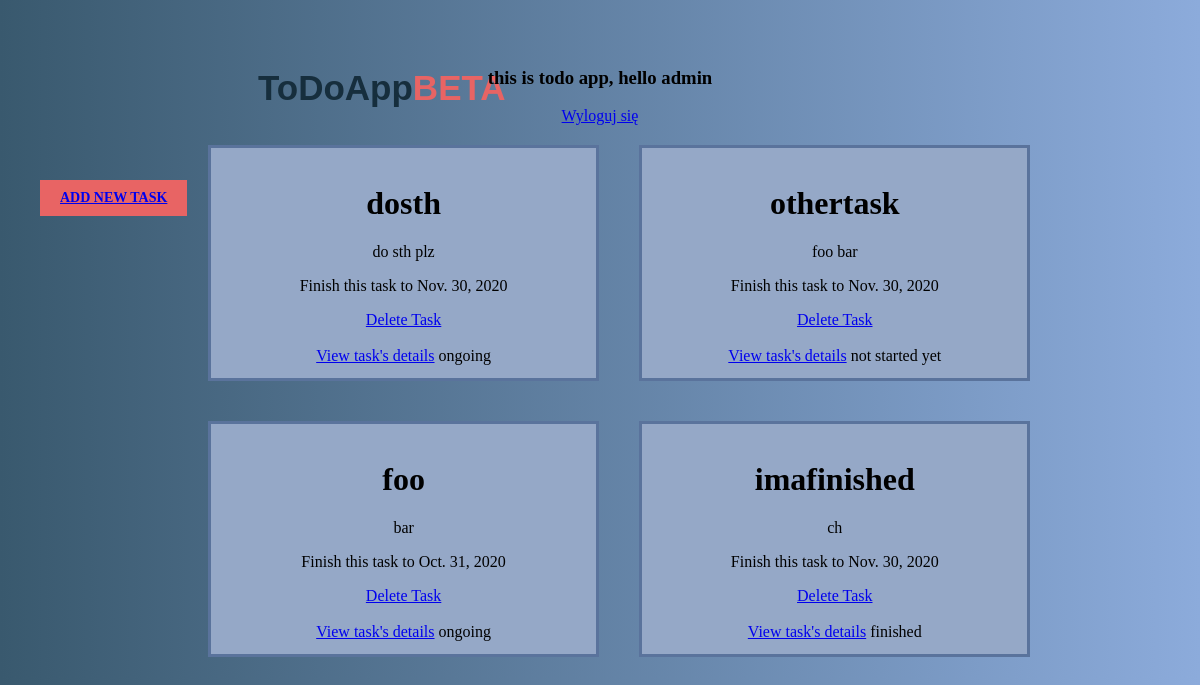
/tasks_all (signed in), run on the app's committed database.
### todo/models.py (models this page shows, shortened)
class Task(models.Model):
    title = models.CharField(max_length=30, unique=True)
    notes = models.TextField(max_length=150)       # TypeError: expected string or bytes-like object
    created = models.DateField(auto_now_add=True)  # add start as, start of task, default = created maybe
    deadline = models.DateField(default=None)      # add status: not started yes, ongoing, finished
    STATUS_CHOICES = [
        ('not started yet', 'not started yet'),
        ('ongoing', 'ongoing'),
        ('finished', 'finished')
    ]
    status = models.CharField(choices=STATUS_CHOICES,
                              max_length=20,
                              default='ongoing')

### todo/views.py (the view)
# urls.py: path('tasks_all', tasks_all, name='tasks_all'),
@login_required
def tasks_all(request):     # sortowanie po deadline
    tasks = Task.objects.all()
    status_ongoing = Task.objects.filter(status='ongoing')
    return render(request, 'tasks_all.html', {'tasks' : tasks, 'status_ongoing': status_ongoing})

### todo/templates/tasks_all.html (shortened to what this page needs)
{% load static %}
<!DOCTYPE html>
<html lang="en">
<head>
</head>
<body>
<div class="container">
    <span id="logo">
        <span>ToDoApp</span><span style="color:#e86464;">BETA</span>
    </span>
<div class="header">
    {% if request.user.is_authenticated %}
    <h3>
    this is todo app, <span class="hello">hello {{ user.username }}</span>
    </h3>
    <span class="wyloguj">
        <a href="{% url 'logout' %}">Wyloguj się</a>
    </span>
    {% endif %}
</div>
    {% if request.user.is_authenticated %}
    <span class="addtask">
        <a href="{% url 'task_add' %}">Add new task</a>
    </span>
    {% endif %}
{% for task in tasks %}
<div class="task">
<h1>{{ task.title }}</h1>
<p>{{ task.notes|truncatewords:40 }}</p>
<p>Finish this task to {{ task.deadline }}</p>
    <a href="{% url 'task_delete' task.title %}">Delete Task</a><br><br>
    <a href="{% url 'task_detail' task.title %}">View task's details</a>
    {{ task.status }}
</div>
{% endfor %}
</div>
</body>
</html>

### todo/templates/tasks_all.html (style rules this page uses)
body { background-image: linear-gradient(to right, #39596e , #8cabdb); max-width: 2000px; }
.task { width: 30%; max-height: 200px; background-color: #95a8c7; text-align: center; padding: 15px; position: relative; left: 180px; margin: 20px; border-style: solid; border-color: #5a739c; float: left; }
.header { text-align:center; position: relative; }
.addtask { font-weight:bold; background:#e86464; color:#fff; padding:10px 20px; font-size:14px; text-transform:uppercase; position: absolute; top: 180px; left: 40px; text-decoration:none; }
#logo { color: #162e3d; font-size: 35px; font-family:helvetica, sans-serif; font-weight: bold; text-align: center; position: relative; top: 60px; left: 250px; }

### data on the page
Task: title "dosth", notes "do sth plz", deadline "Nov. 30, 2020", status "ongoing"
Task: title "othertask", notes "foo bar", deadline "Nov. 30, 2020", status "not started yet"
Task: title "foo", notes "bar", deadline "Oct. 31, 2020", status "ongoing"
Task: title "imafinished", notes "ch", deadline "Nov. 30, 2020", status "finished"

### other printed values
{{ user.username }} "admin"
